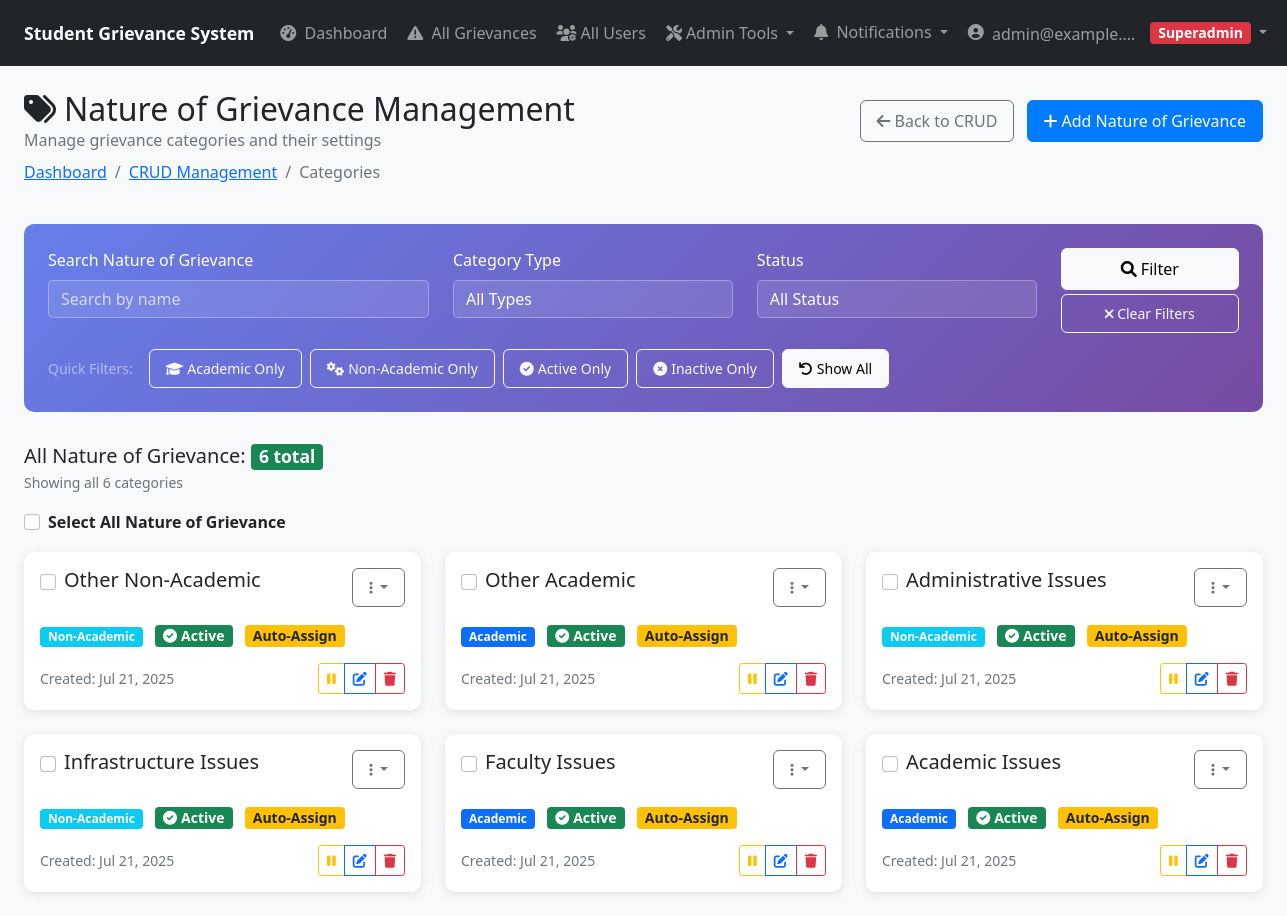
Page /api/admin-panel/manage/categories/ (signed in) on the earlier database version.
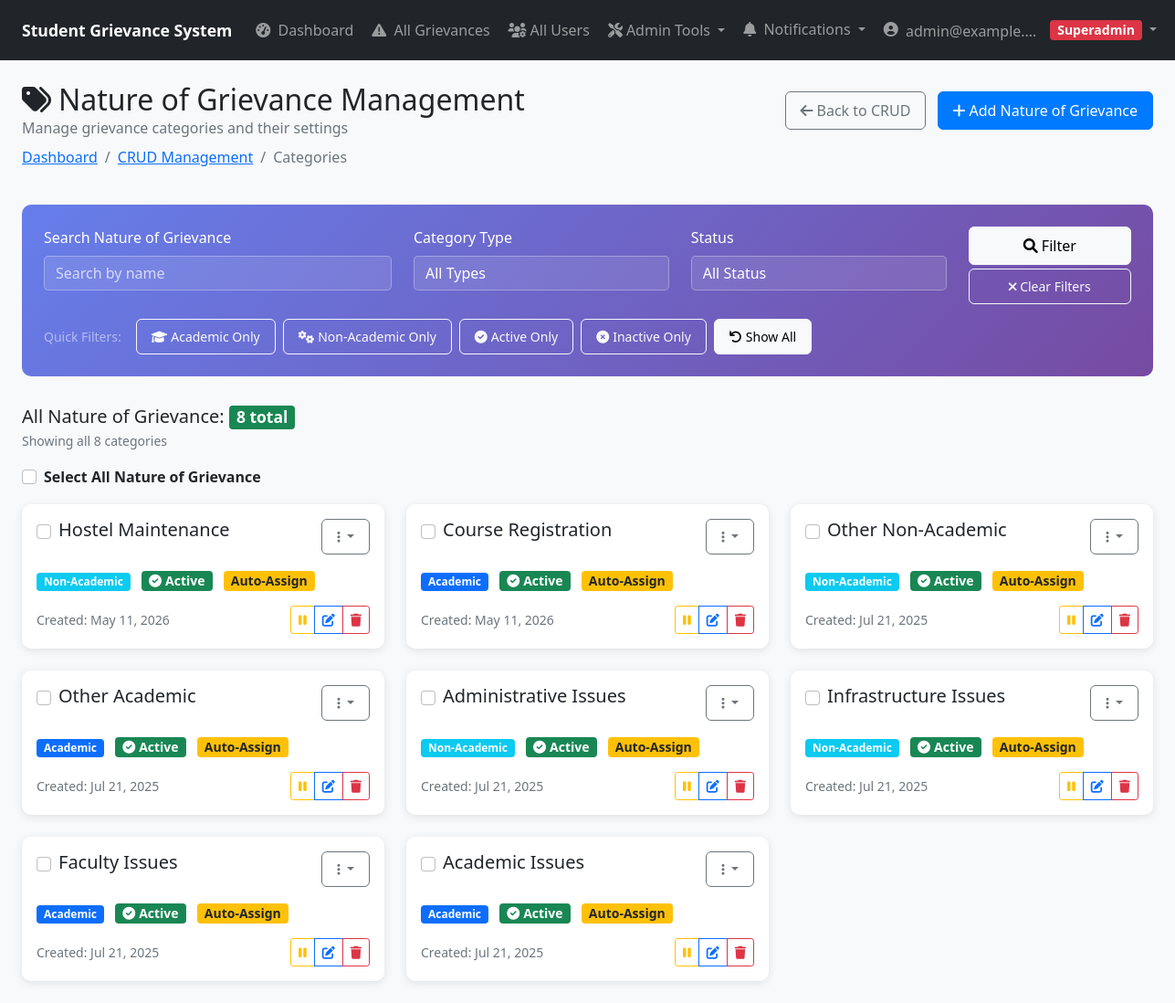
Same page on the later database version.
### apps/grievances/models.py (models this page shows, shortened)
class Category(models.Model):
    CATEGORY_TYPES = [
        ('academic', 'Academic'),
        ('non_academic', 'Non-Academic'),
    ]
    id = models.UUIDField(primary_key=True, default=uuid.uuid4, editable=False)
    name = models.CharField(max_length=100)
    description = models.TextField(blank=True, null=True)
    category_type = models.CharField(max_length=20, choices=CATEGORY_TYPES)
    default_admin = models.ForeignKey(AdminProfile, on_delete=models.SET_NULL, null=True, blank=True, related_name='default_categories')
    keywords = models.TextField(blank=True, null=True, help_text="Keywords for auto-assignment (comma-separated)")
    is_active = models.BooleanField(default=True)
    auto_assign_enabled = models.BooleanField(default=True, help_text="Enable automatic assignment for this category")
    sla_hours = models.IntegerField(default=48, help_text="Service Level Agreement resolution time in hours")
    created_at = models.DateTimeField(auto_now_add=True)
    updated_at = models.DateTimeField(auto_now=True)
    class Meta:
        verbose_name_plural = "Categories"
        ordering = ['category_type', 'name']

### apps/admin_panel/views.py (the view)
# urls.py: path('manage/categories/', views.category_management, name='category_management'),
@login_required
def category_management(request):
    if not can_manage_categories(request.user):
        messages.error(request, 'Access denied - Superadmin privileges required for category management')
        return redirect('admin_panel:dashboard')
    search = request.GET.get('search', '')
    category_type = request.GET.get('type', '')
    status_filter = request.GET.get('status', '')
    categories = Category.objects.all()
    if search:
        categories = categories.filter(name__icontains=search)
    if category_type:
        categories = categories.filter(category_type=category_type)
    if status_filter:
        categories = categories.filter(is_active=(status_filter == 'active'))
    categories = categories.order_by('-created_at')
    paginator = Paginator(categories, 10)
    page_number = request.GET.get('page')
    categories = paginator.get_page(page_number)
    for category in categories:
        if hasattr(category, 'keywords') and category.keywords:
            category.keyword_list = [kw.strip() for kw in category.keywords.split(',') if kw.strip()]
        else:
            category.keyword_list = []
    context = {
        'categories': categories,
        'search': search,
        'category_type': category_type,
        'status_filter': status_filter,
        'category_types': Category.CATEGORY_TYPES,
        'page_title': 'Category Management'
    }
    return render(request, 'admin_panel/category_management.html', context)

### apps/admin_panel/permissions.py (called while the page is built)
def can_manage_categories(user):
    return user.role == 'superadmin'

### apps/authentication/models.py (called while the page is built, shortened)
    def get_display_name(self):
        if hasattr(self, 'student_profile') and self.student_profile.name:
            return self.student_profile.name
        return self.email

    @property
    def is_student(self):
        return self.role == 'student'

    @property
    def is_admin(self):
        return self.role in ['admin', 'superadmin']

    @property
    def is_admin_or_officer(self):
        return self.role in ['admin', 'superadmin', 'officer']

    @property
    def is_superadmin(self):
        return self.role == 'superadmin'

    @property
    def assigned_department(self):
        if self.role == 'superadmin':
            return None  # Superadmin has access to all departments
        elif self.role == 'admin':
            return self.headed_departments.first()
        return None

    @property
    def department_name(self):
        dept = self.assigned_department
        return dept.name if dept else None

### templates/admin_panel/category_management.html (shortened to what the changed rows need)
{% extends 'base.html' %}
{% load static %}
{% block content %}
<div class="container-fluid">
    <div class="row mb-4">
        <div class="col-12">
            <div class="d-flex justify-content-between align-items-center">
                <div>
                    <h2 class="mb-0">
                        <i class="fas fa-tags me-2"></i>Nature of Grievance Management
                    </h2>
                </div>
            </div>
        </div>
    </div>
    <div class="row mb-3">
        <div class="col-12">
            <div class="d-flex justify-content-between align-items-center">
                <div>
                    <h5 class="mb-0">
                        {% if search or category_type or status_filter %}
                            Filtered Results: <span class="badge bg-primary">{{ categories|length }} of {{ categories.paginator.count }} categories</span>
                        {% else %}
                            All Nature of Grievance: <span class="badge bg-success">{{ categories.paginator.count }} total</span>
                        {% endif %}
                    </h5>
                    {% if categories.paginator.count > 0 %}
                    <small class="text-muted">
                        {% if categories.has_other_pages %}
                            Showing {{ categories.start_index }}-{{ categories.end_index }} of {{ categories.paginator.count }}
                        {% else %}
                            Showing all {{ categories.paginator.count }} categories
                        {% endif %}
                    </small>
                    {% endif %}
                </div>
            </div>
        </div>
    </div>
    <div class="row">
        {% for category in categories %}
        <div class="col-md-6 col-lg-4 mb-4">
            <div class="card category-card h-100" id="category-{{ category.id }}">
                <div class="card-body">
                    <div class="d-flex justify-content-between align-items-start mb-3">
                        <div class="d-flex align-items-center">
                            <input class="form-check-input me-2 category-checkbox" type="checkbox"
                                   value="{{ category.id }}" onchange="updateBulkActions()">
                            <h5 class="card-title mb-0" id="categoryName-{{ category.id }}">{{ category.name }}</h5>
                        </div>
                        <div class="dropdown">
                            <button class="btn btn-sm btn-outline-secondary dropdown-toggle" type="button"
                                    data-bs-toggle="dropdown">
                                <i class="fas fa-ellipsis-v"></i>
                            </button>
                        </div>
                    </div>
                    <div class="mb-3">
                        <span class="badge category-type-badge
                                   {% if category.category_type == 'academic' %}bg-primary{% else %}bg-info{% endif %}">
                            {{ category.get_category_type_display }}
                        </span>
                        <span class="badge ms-2 status-toggle {% if category.is_active %}bg-success{% else %}bg-secondary{% endif %}"
                              data-category-id="{{ category.id }}" id="statusBadge-{{ category.id }}"
                              onclick="toggleCategoryStatus('{{ category.id }}', '{{ category.name }}')"
                              style="cursor: pointer;"
                              {% if category.is_active %}data-bs-toggle="tooltip" data-bs-placement="top" title="Click to deactivate"{% else %}data-bs-toggle="tooltip" data-bs-placement="top" title="Click to activate"{% endif %}>
                            {% if category.is_active %}
                                <i class="fas fa-check-circle me-1"></i>Active
                            {% else %}
                                <i class="fas fa-times-circle me-1"></i>Inactive
                            {% endif %}
                        </span>
                        {% if category.auto_assign_enabled %}
                        <span class="badge bg-warning text-dark ms-2">Auto-Assign</span>
                        {% endif %}
                    </div>
                    <div class="d-flex justify-content-between align-items-center mt-3">
                        <small class="text-muted">
                            Created: {{ category.created_at|date:"M d, Y" }}
                        </small>
                        <div class="btn-group btn-group-sm">
                            <button class="btn btn-outline-{% if category.is_active %}warning{% else %}success{% endif %} btn-sm"
                                    onclick="toggleCategoryStatus('{{ category.id }}', '{{ category.name }}')"
                                    title="Toggle Status">
                                <i class="fas fa-{% if category.is_active %}pause{% else %}play{% endif %}"></i>
                            </button>
                            <a href="{% url 'admin_panel:category_edit' category.id %}"
                               class="btn btn-outline-primary btn-sm" title="Edit">
                                <i class="fas fa-edit"></i>
                            </a>
                            <button class="btn btn-outline-danger btn-sm"
                                    onclick="deleteCategory('{{ category.id }}', '{{ category.name }}')"
                                    title="Delete">
                                <i class="fas fa-trash"></i>
                            </button>
                        </div>
                    </div>
                </div>
            </div>
        </div>
        {% endfor %}
    </div>
</div>
{% endblock %}

Differences in the rows shown:
added Category: name "Hostel Maintenance", category_type "Non-Academic", is_active True (drawn), auto_assign_enabled "Auto-Assign", created_at "May 11, 2026"
added Category: name "Course Registration", category_type "Academic", is_active True (drawn), auto_assign_enabled "Auto-Assign", created_at "May 11, 2026"
Other differences:
{{ categories.paginator.count }}: "6" → "8"
